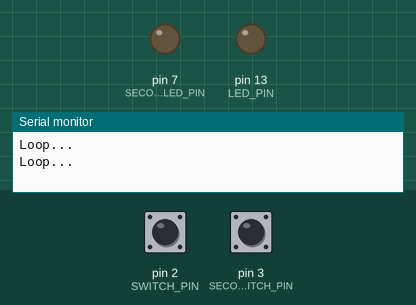
The sketch below on a simulated Arduino Uno, built with avr-gcc and run on an emulated ATmega328P. On the bench: output pins drawn as LEDs (lit = HIGH), the last lines printed to the serial monitor. Inputs (shaded band) come from the test bench; at power-on: pin 2 (SWITCH_PIN) HIGH, pin 3 (SECOND_SWITCH_PIN) HIGH.

Above: at 1.2 s.
1.3 s: pin 2 (SWITCH_PIN) pulled LOW for 0.15 s
At 2.5 s:
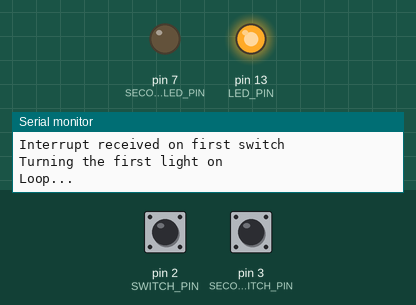
2.9 s: pin 3 (SECOND_SWITCH_PIN) pulled LOW for 0.15 s
At 3.9 s:
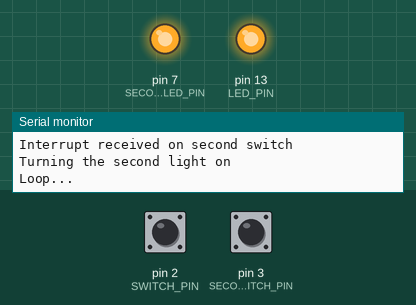
4.5 s: pin 2 (SWITCH_PIN) pulled LOW for 1 s
At 5.1 s:
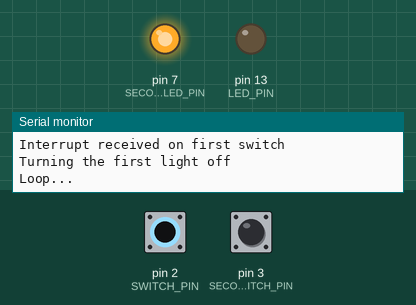
7.0 s: pin 3 (SECOND_SWITCH_PIN) pulled LOW for 1 s
At 8.3 s:
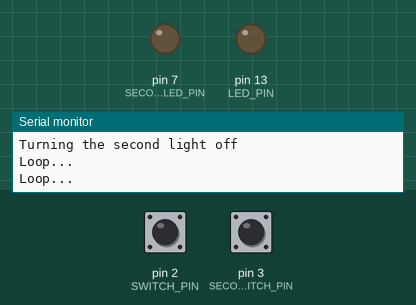
9.5 s: pin 3 (SECOND_SWITCH_PIN) pulled LOW for 3.2 s
At 10.1 s:
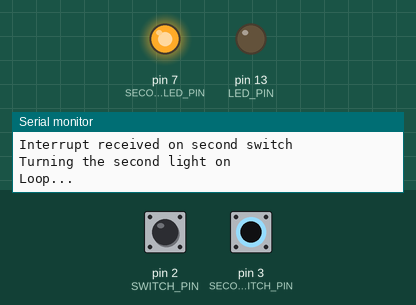
14.2 s: pin 2 (SWITCH_PIN) pulled LOW for 3.2 s
At 14.9 s:
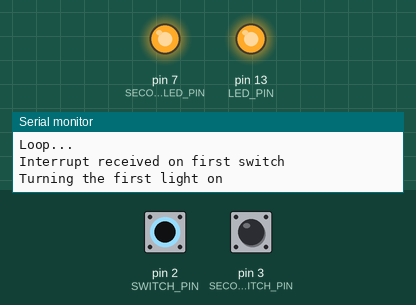
Timing chart, 0 to 17.2 s (numbered marks = the images above; inputs shaded):
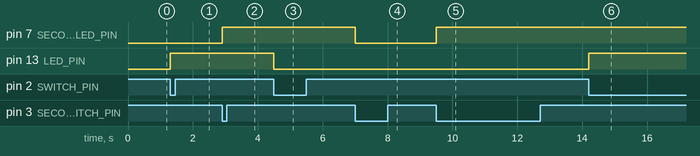

Measured:
- after the input at 1.3 s, pin 13 (LED_PIN): LOW → HIGH at once
- after the input at 2.9 s, pin 7 (SECOND_LED_PIN): LOW → HIGH at once
- after the input at 4.5 s, pin 13 (LED_PIN): HIGH → LOW at once
- after the input at 7.0 s, pin 7 (SECOND_LED_PIN): HIGH → LOW at once
- after the input at 9.5 s, pin 7 (SECOND_LED_PIN): LOW → HIGH at once
- after the input at 14.2 s, pin 13 (LED_PIN): LOW → HIGH at once

The sketch:

task-1.3.c.ino
```cpp
#define SWITCH_PIN 2
#define SECOND_SWITCH_PIN 3
#define LED_PIN LED_BUILTIN
#define SECOND_LED_PIN 7

volatile static int switchState = LOW;
volatile static int secondSwitchState = LOW;

void setup() {
	pinMode(SWITCH_PIN, INPUT_PULLUP);
	pinMode(SECOND_SWITCH_PIN, INPUT_PULLUP);
	pinMode(LED_PIN, OUTPUT);
	pinMode(SECOND_LED_PIN, OUTPUT);
	attachInterrupt(digitalPinToInterrupt(SWITCH_PIN), onSwitchInterrupt, FALLING);
	attachInterrupt(digitalPinToInterrupt(SECOND_SWITCH_PIN), onSecondSwitchInterrupt, FALLING);
	Serial.begin(9600);
}

void loop() {
	Serial.println("Loop...");
	// Sleeping for one second at a time doesn't matter
	// since we can rely on an interrupt signal from the processor!
	delay(1000);
}

void onSwitchInterrupt() {
	// Enter critical section
	noInterrupts();
	switchState = !switchState;
	digitalWrite(LED_PIN, switchState);
	interrupts();
	// Exit critical section

	Serial.println("Interrupt received on first switch");
	Serial.print("Turning the first light ");
	Serial.println(switchState == HIGH ? "on" : "off");
}

void onSecondSwitchInterrupt() {
	// Enter critical section
	noInterrupts();
	secondSwitchState = !secondSwitchState;
	digitalWrite(SECOND_LED_PIN, secondSwitchState);
	interrupts();
	// Exit critical section

	Serial.println("Interrupt received on second switch");
	Serial.print("Turning the second light ");
	Serial.println(secondSwitchState == HIGH ? "on" : "off");
}
```
